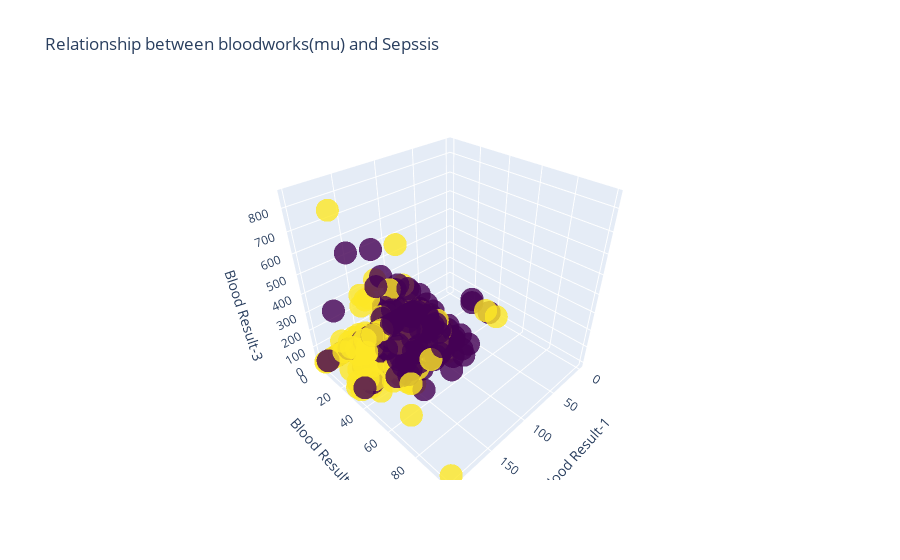

Notebook cell for this chart:
### Markdown cell above
#### `Is there a relation between bloodwork and sepsis?`

### Code cell
# Create a 3D scatter plot
fig = go.Figure(data=[go.Scatter3d(
    x=data['PL'],
    y=data['SK'],
    z=data['TS'],
    mode='markers',
    marker=dict(
        size=8,
        color=data['Sepssis'],  # Color by the Z column
        colorscale='Viridis',  # Choose a colorscale
        opacity=0.8
    )
)])

# Update layout for better visualization
fig.update_layout(
    title='Relationship between bloodworks(mu) and Sepssis',
    scene=dict(
        xaxis_title='Blood Result-1',
        yaxis_title='Blood Result-2',
        zaxis_title='Blood Result-3'
    ),
    legend=dict(
        orientation='h',  # horizontal legend
        x=0.4,  # adjust legend position
        y=1.1,
        bgcolor='rgba(255, 255, 255, 0.5)',  # semi-transparent legend background
        bordercolor='rgba(0, 0, 0, 0.5)',  # border color for the legend
        borderwidth=1  # border width for the legend
    )
)

# Show the interactive plot
fig.show()

### Figure 1 — Plotly figure (JSON) as saved in the notebook; plotly's stock layout.template omitted (floating-point values rounded to 4 significant figures; data arrays with more than 128 entries replaced by an {"elided": "..."} marker saying what was removed)
{"data": [{"marker": {"color": {"elided": "599 int values"}, "colorscale": [[0, "#440154"], [0.1111, "#482878"], [0.2222, "#3e4989"], [0.3333, "#31688e"], [0.4444, "#26828e"], [0.5556, "#1f9e89"], [0.6667, "#35b779"], [0.7778, "#6ece58"], [0.8889, "#b5de2b"], [1, "#fde725"]], "opacity": 0.8, "size": 8}, "mode": "markers", "type": "scatter3d", "x": {"elided": "599 int values"}, "y": {"elided": "599 int values"}, "z": {"elided": "599 int values"}}], "layout": {"scene": {"xaxis": {"title": {"text": "Blood Result-1"}}, "yaxis": {"title": {"text": "Blood Result-2"}}, "zaxis": {"title": {"text": "Blood Result-3"}}}, "title": {"text": "Relationship between bloodworks(mu) and Sepssis"}}}
